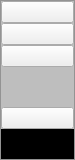
     <widget class="QFrame" name="frame_3">
      <property name="maximumSize">
       <size>
        <width>75</width>
        <height>16777215</height>
       </size>
      </property>
      <property name="styleSheet">
       <string notr="true">QFrame
{
	
	background-color: rgb(190, 190, 190);
}</string>
      </property>
      <property name="frameShape">
       <enum>QFrame::StyledPanel</enum>
      </property>
      <property name="frameShadow">
       <enum>QFrame::Raised</enum>
      </property>
      <layout class="QVBoxLayout" name="verticalLayout_3">
       <property name="spacing">
        <number>0</number>
       </property>
       <property name="leftMargin">
        <number>0</number>
       </property>
       <property name="topMargin">
        <number>0</number>
       </property>
       <property name="rightMargin">
        <number>0</number>
       </property>
       <property name="bottomMargin">
        <number>0</number>
       </property>
       <item>
        <widget class="QPushButton" name="Rgb">
         <property name="text">
          <string/>
         </property>
         <property name="icon">
          <iconset resource="img.qrc">
           <normaloff>:/img/img/65528_colours_rgb_icon.png</normaloff>:/img/img/65528_colours_rgb_icon.png</iconset>
         </property>
        </widget>
       </item>
       <item>
        <widget class="QPushButton" name="led">
         <property name="text">
          <string/>
         </property>
         <property name="icon">
          <iconset resource="img.qrc">
           <normaloff>:/img/img/7150012_led_icon.png</normaloff>:/img/img/7150012_led_icon.png</iconset>
         </property>
        </widget>
       </item>
       <item>
        <widget class="QPushButton" name="lcd">
         <property name="text">
          <string/>
         </property>
         <property name="icon">
          <iconset resource="img.qrc">
           <normaloff>:/img/img/Icons8-Ios7-Industry-Lcd.512.png</normaloff>:/img/img/Icons8-Ios7-Industry-Lcd.512.png</iconset>
         </property>
        </widget>
       </item>
       <item>
        <spacer name="verticalSpacer">
         <property name="orientation">
          <enum>Qt::Vertical</enum>
         </property>
         <property name="sizeHint" stdset="0">
          <size>
           <width>20</width>
           <height>40</height>
          </size>
         </property>
        </spacer>
       </item>
       <item>
        <widget class="QPushButton" name="info">
         <property name="text">
          <string/>
         </property>
         <property name="icon">
          <iconset resource="img.qrc">
           <normaloff>:/img/img/352432_info_icon.png</normaloff>:/img/img/352432_info_icon.png</iconset>
         </property>
        </widget>
       </item>
       <item>
        <widget class="QFrame" name="frame_12">
         <property name="minimumSize">
          <size>
           <width>0</width>
           <height>30</height>
          </size>
         </property>
         <property name="styleSheet">
          <string notr="true">QFrame
{

	
	background-color: rgb(0, 0, 0);
}</string>
         </property>
         <property name="frameShape">
          <enum>QFrame::StyledPanel</enum>
         </property>
         <property name="frameShadow">
          <enum>QFrame::Raised</enum>
         </property>
        </widget>
       </item>
      </layout>
     </widget>
